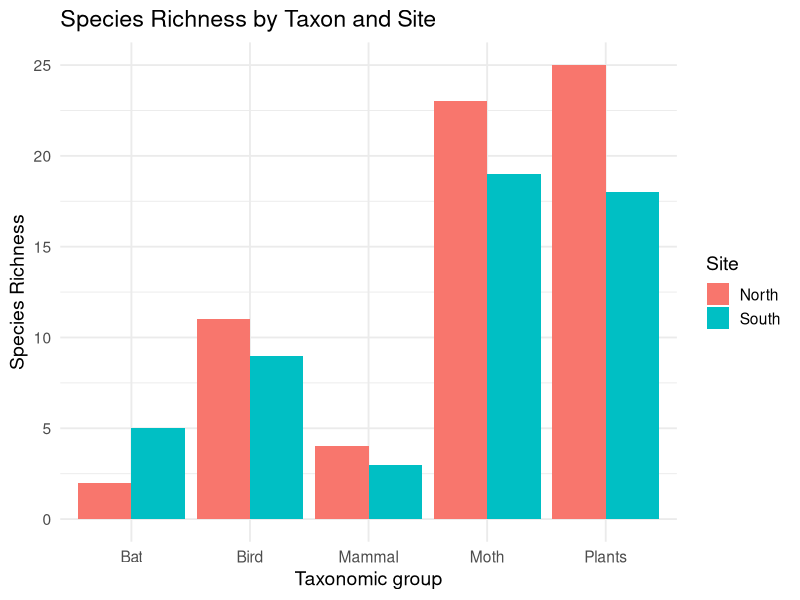
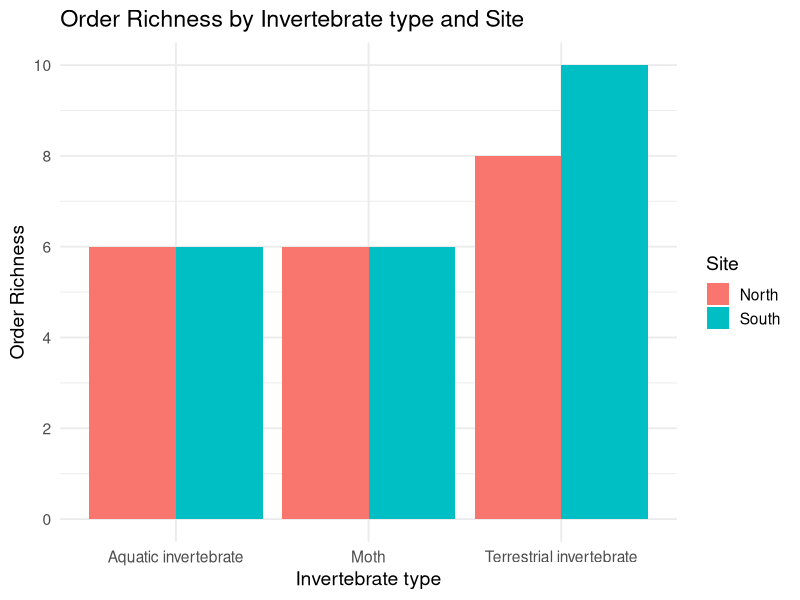

These figures' R source, in order:
rm(list=ls())

library(patchwork)
library(ggplot2)
library(cowplot)
library(tidyr)

# make dataframe for species
df <- data.frame(
  Taxon = c("Bat", "Bird", "Mammal", "Moth", "Plants"),
  North_species_richness = c(2, 11, 4, 23, 25),
  South_species_richness = c(5, 9, 3, 19, 18)
)

df_long <- pivot_longer(
  df,
  cols = c(North_species_richness, South_species_richness),
  names_to = "Site",
  values_to = "Richness"
)

df_long$Site <- ifelse(df_long$Site == "North_species_richness", "North", "South")

# make species richness graphs
p1 <- ggplot(df_long, aes(x = Taxon, y = Richness, fill = Site)) +
  geom_bar(stat = "identity", position = "dodge") +
  theme_minimal(base_size = 14) +
  labs(
    title = "Species Richness by Taxon and Site",
    x = "Taxonomic group",
    y = "Species Richness",
    fill = "Site"
  ) +
  theme(axis.text.x = element_text(angle = 0, hjust = 0.5))
p1

ggsave("Speciesrichness.png", plot = p1, width = 12, height = 8, dpi = 300)

# make dataframe for orders
df <- data.frame(
  Taxon = c("Aquatic invertebrate", "Terrestrial invertebrate", "Moth"),
  North_species_richness = c(6, 8, 6),
  South_species_richness = c(6, 10, 6)
)

df_long <- pivot_longer(
  df,
  cols = c(North_species_richness, South_species_richness),
  names_to = "Site",
  values_to = "Richness"
)

df_long$Site <- ifelse(df_long$Site == "North_species_richness", "North", "South")

# make order richness graph
p2 <- ggplot(df_long, aes(x = Taxon, y = Richness, fill = Site)) +
  geom_bar(stat = "identity", position = "dodge") +
  theme_minimal(base_size = 14) +
  scale_y_continuous(breaks = seq(0,10, by=2)) +
  labs(
    title = "Order Richness by Invertebrate type and Site",
    x = "Invertebrate type",
    y = "Order Richness",
    fill = "Site"
  ) +
  theme(axis.text.x = element_text(angle = 0, hjust = 0.5))
p2

ggsave("Orderrichness.png", plot = p2, width = 12, height = 8, dpi = 300)
